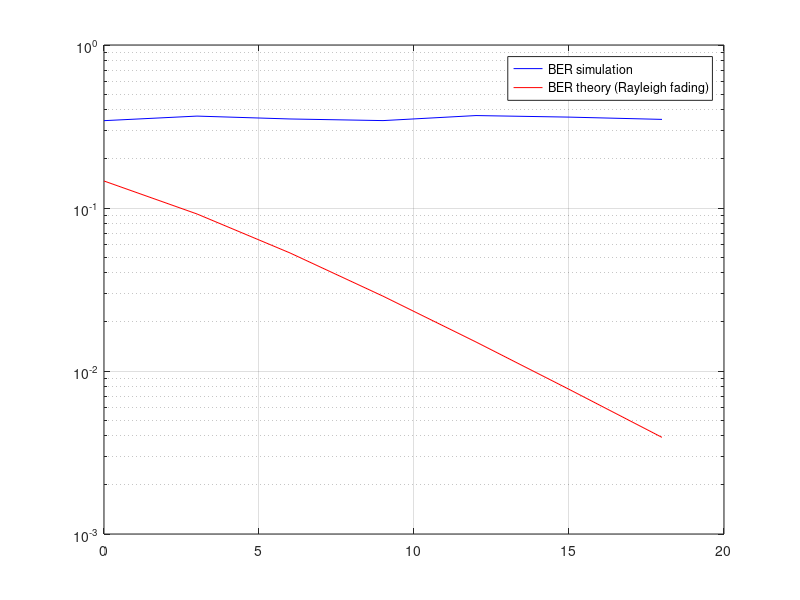

MATLAB code for this plot:
clear;
Nf = 10;
L = 2; 
max_delay = 1.25e-5; 
decay_base = 1;
Nc = 16; 
T = 8 * max_delay;
t_step = (T / Nc) / 16;
f_delta = 1 / T;
t_vector = 0:t_step:(T - t_step);
Ns = length(t_vector);
GI = 1/4;
Ns_in_GI = ceil(Ns * GI);
Ns_total = Ns + Ns_in_GI;
Eb = 1;
EbN0dBvector = 0:3:18;
subcarrier_matrix = zeros(Nc, Ns);
F = zeros(1, Nc);
datasymbols_in_OFDMframe = zeros(Nf, Nc);
estimated_data_symbols_in_OFDMframe = zeros(Nf, Nc);
for k = 0:(Nc - 1)
    subcarrier = 1/sqrt(T) * exp(1i * 2 * pi * k * f_delta * t_vector);
    subcarrier_matrix(k + 1, :) = subcarrier;
end
pilot_sk = ones(1, Nc);
xt = zeros(1, Ns);
for k = 0:(Nc - 1)
    s_k = pilot_sk(k + 1);
    xt = xt + s_k * subcarrier_matrix(k + 1, :);
end
xt_tail = xt((Ns - Ns_in_GI + 1):Ns);
pilot_OFDM_symbol = [xt_tail xt];
for snr_i = 1:length(EbN0dBvector)
    EbN0dB = EbN0dBvector(snr_i);
    EbN0 = 10^(EbN0dB / 10);
    N0 = Eb / EbN0;
    vn = N0 / (2 * t_step);
    bitcnt = 0;
    errcnt = 0;
    while errcnt < 1000
        OFDM_frame = [];
        for m = 1:Nf
            datasymbols_in_OFDM_symbol = sign(rand(1, Nc) - 0.5) + 1i * sign(rand(1, Nc) - 0.5);
            datasymbols_in_OFDMframe(m, :) = datasymbols_in_OFDM_symbol;
            xt = zeros(1, Ns);
            for k = 0:(Nc - 1)
                s_k = datasymbols_in_OFDM_symbol(k + 1);
                xt = xt + s_k * subcarrier_matrix(k + 1, :);
            end
            xt_tail = xt((Ns - Ns_in_GI + 1):Ns);
            xt = [xt_tail xt];
            OFDM_frame = [OFDM_frame xt];
        end
        % Rayleigh fading channel impulse response
        ht = sqrt(1/2) * (randn(1, length(OFDM_frame)) + 1i * randn(1, length(OFDM_frame)));
        OFDM_frame_after_ht = conv(OFDM_frame, ht);
        frame_sample_length = length(OFDM_frame_after_ht);
        noise = sqrt(vn) * (randn(1, frame_sample_length) + 1i * randn(1, frame_sample_length));
        rt_frame = OFDM_frame_after_ht + noise;
        rt_pilot = conv(pilot_OFDM_symbol, ht);
        for k = 0:(Nc - 1)
            D = t_step * sum(rt_pilot(Ns_in_GI + (1:Ns)) .* conj(subcarrier_matrix(k + 1, :)) / sqrt(T));
            F(k + 1) = D / pilot_sk(k + 1);
        end
        for m = 1:Nf
            first_index_of_mth_OFDMsymbol = (m - 1) * Ns_total + Ns_in_GI + 1;
            mth_OFDM_symbol_in_rt = rt_frame(first_index_of_mth_OFDMsymbol + (0:Ns - 1));
            for k = 0:(Nc - 1)
                D = t_step * sum(mth_OFDM_symbol_in_rt .* conj(subcarrier_matrix(k + 1, :)) / sqrt(T));
                Dc = D / F(k + 1); 
                estimated_data_symbols_in_OFDMframe(m, k + 1) = sign(real(Dc)) + 1i * sign(imag(Dc));
            end
        end
        Ierrs = sum(sum(real(datasymbols_in_OFDMframe) ~= real(estimated_data_symbols_in_OFDMframe)));
        Qerrs = sum(sum(imag(datasymbols_in_OFDMframe) ~= imag(estimated_data_symbols_in_OFDMframe)));
        errcnt = errcnt + (Ierrs + Qerrs);
        bitcnt = bitcnt + Nc * Nf * 2;
    end
    BER(snr_i) = errcnt / bitcnt;
    BERtheory(snr_i) = 1/2 - EbN0^(1/2) / (2 * (EbN0 + 1)^(1/2));
end

figure
semilogy(EbN0dBvector, BER, 'b')
hold on
semilogy(EbN0dBvector, BERtheory, 'r')
grid
legend('BER simulation', 'BER theory (Rayleigh fading)')
